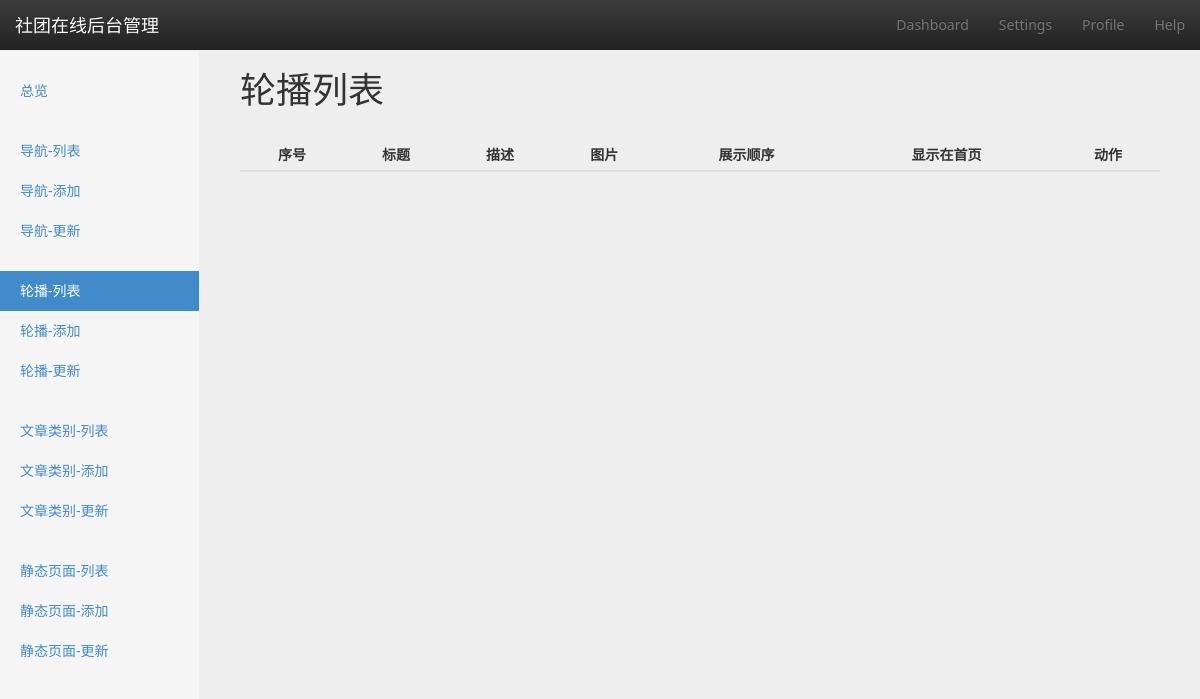
/carousel/list/, run on an earlier commit of the app's database.
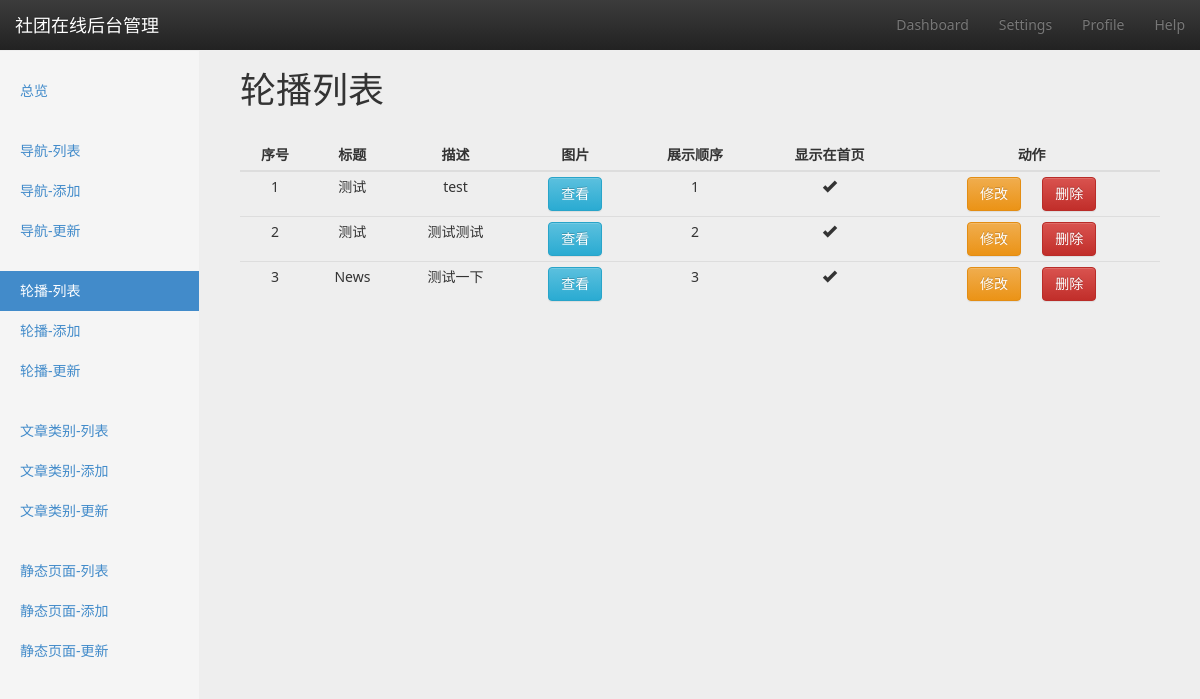
And on a later commit of the database.
### carousel/models.py (models this page shows, shortened)
class Carousel(models.Model):
    title = models.CharField(max_length=16, blank=True, null=True)
    summery = models.TextField(blank=True, null=True)
    img = models.ImageField(upload_to='./carousel/image/%Y/%m/%d/')
    target_url = models.URLField(blank=True, null=True)
    create_time = models.DateTimeField(auto_now_add=True)
    show_order = models.IntegerField(default=0)
    on_show = models.BooleanField(default=True)
    class Meta:
        verbose_name_plural = verbose_name = u'轮播'
        ordering = ['show_order', '-create_time']

### carousel/views.py (the view)
class CarouselListView(BaseMixin, ListView):
    model = Carousel
    context_object_name = 'carousel_list'
    def get_context_data(self, *args, **kwargs):
        context = super(CarouselListView, self).get_context_data(*args, **kwargs)
        context['active_page'] = 'carousel-list'
        return context

### utils/common_mixin.py (called while the page is built)
    def get_context_data(self, *args, **kwargs):
        context = super(BaseMixin, self).get_context_data(**kwargs)
        context['COMMUNITY_NAME'] = COMMUNITY_NAME
        context['COMMUNITY_DESCRIPTION'] = COMMUNITY_DESCRIPTION
        context['PAGE_NUMBER'] = PAGE_NUMBER
        return context

### templates/carousel/carousel_list.html (shortened to what this page needs)
{% extends 'website/backend/settings/settings_base.html' %}
{% block option-title %}
    轮播列表
{% endblock %}
{% block content %}
    <div class="col-md-12">
        <table class="table table-hover table-responsive table-condensed dashboard-table">
            <thead>
                <tr>
                    <th>序号</th>
                    <th>标题</th>
                    <th>描述</th>
                    <th>图片</th>
                    <th>展示顺序</th>
                    <th>显示在首页</th>
                    <th>动作</th>
                </tr>
            </thead>
            <tbody>
                {% for item in carousel_list %}
                    <tr>
                        <td>{{ forloop.counter }}</td>
                        <td>{{ item.title }}</td>
                        <td>{{ item.summery }}</td>
                        <td><button data-url="{% url 'media' item.img %}" class="btn btn-info photo-view" role="button" >查看</button></td>
                        <td>{{ item.show_order }}</td>
                        <td>
                            {% if item.on_show %}
                                <span class="glyphicon glyphicon-ok"></span>
                            {% else %}
                                <span class="glyphicon glyphicon-remove"></span>
                            {% endif %}
                        </td>
                        <td>
                            <a href="{% url 'carousel-update' item.pk %}" class="btn btn-warning" role="button">修改</a>
                            <button class="btn btn-danger" role="button" data-id="{{ item.id }}">删除</button>
                        </td>
                    </tr>
                {% endfor %}
            </tbody>
        </table>
    </div>
{% endblock %}

What changed in the data, as far as the page shows it:
added Carousel: title "测试", summery "test", show_order "1", on_show True (drawn)
added Carousel: title "测试", summery "测试测试", show_order "2", on_show True (drawn)
added Carousel: title "News", summery "测试一下", show_order "3", on_show True (drawn)
